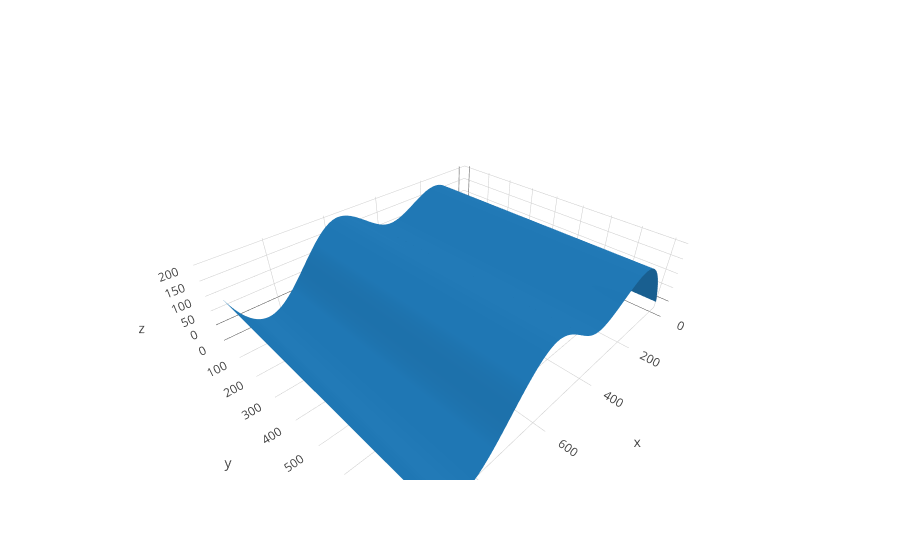

Notebook code cell kept with this figure:
### Code cell
def plotMeshShape(x,spline, plot_points = False, points = None):
    
    y = np.linspace(0, inpl_h,3)
    X, Y = np.meshgrid(x,y)
    Z = interpolate.splev(X, tck, der = 0)
    data = [go.Mesh3d(x = X.flatten(), y= Y.flatten(), z= Z.flatten())]
    layout = go.Layout(
             scene=dict(
                 aspectmode='data'))
    fig = go.Figure(data = data, layout = layout)

    if plot_points:
        fig = go.Figure(data + [go.Scatter3d(x = points[:,0], y = points[:,1], z = points[:,2])], layout = layout)
    
    plotly.offline.iplot(fig)
    
plotMeshShape(xnew,tck, True, np.array([[0,1,2]]))

### Figure 1 — Plotly figure (JSON) as saved in the notebook; plotly's stock layout.template omitted (floating-point values rounded to 4 significant figures; data arrays with more than 128 entries replaced by an {"elided": "..."} marker saying what was removed)
{"data": [{"type": "mesh3d", "uid": "7ca73e89-2dc7-4d4e-8ae1-e83ae0a7ad7e", "x": {"elided": "8640 float values"}, "y": {"elided": "8640 int values"}, "z": {"elided": "8640 float values"}}, {"type": "scatter3d", "uid": "7a74a9d2-ab80-4328-99bb-fd5f3224597b", "x": [0], "y": [1], "z": [2]}], "layout": {"scene": {"aspectmode": "data"}}}
